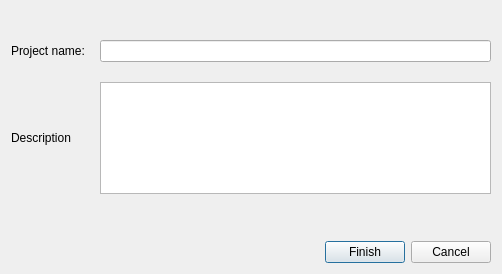
<?xml version="1.0" encoding="UTF-8"?>
<ui version="4.0">
 <class>NewProjectDialog</class>
 <widget class="QDialog" name="NewProjectDialog">
  <property name="geometry">
   <rect>
    <x>0</x>
    <y>0</y>
    <width>502</width>
    <height>274</height>
   </rect>
  </property>
  <property name="windowTitle">
   <string>New Project</string>
  </property>
  <layout class="QVBoxLayout" name="verticalLayout">
   <property name="topMargin">
    <number>40</number>
   </property>
   <item>
    <layout class="QGridLayout" name="gridLayout">
     <property name="horizontalSpacing">
      <number>15</number>
     </property>
     <property name="verticalSpacing">
      <number>20</number>
     </property>
     <item row="1" column="0">
      <widget class="QLabel" name="label_3">
       <property name="text">
        <string>Description</string>
       </property>
      </widget>
     </item>
     <item row="0" column="2">
      <widget class="QLineEdit" name="ledit_task_name"/>
     </item>
     <item row="0" column="0">
      <widget class="QLabel" name="label">
       <property name="text">
        <string>Project name:</string>
       </property>
      </widget>
     </item>
     <item row="1" column="2">
      <widget class="QPlainTextEdit" name="plainText_descript">
       <property name="minimumSize">
        <size>
         <width>0</width>
         <height>100</height>
        </size>
       </property>
      </widget>
     </item>
    </layout>
   </item>
   <item>
    <spacer name="verticalSpacer">
     <property name="orientation">
      <enum>Qt::Orientation::Vertical</enum>
     </property>
     <property name="sizeType">
      <enum>QSizePolicy::Policy::MinimumExpanding</enum>
     </property>
     <property name="sizeHint" stdset="0">
      <size>
       <width>20</width>
       <height>41</height>
      </size>
     </property>
    </spacer>
   </item>
   <item>
    <layout class="QHBoxLayout" name="horizontalLayout_2">
     <item>
      <spacer name="horizontalSpacer">
       <property name="orientation">
        <enum>Qt::Orientation::Horizontal</enum>
       </property>
       <property name="sizeHint" stdset="0">
        <size>
         <width>40</width>
         <height>20</height>
        </size>
       </property>
      </spacer>
     </item>
     <item>
      <widget class="QPushButton" name="btn_finished">
       <property name="text">
        <string>Finish</string>
       </property>
      </widget>
     </item>
     <item>
      <widget class="QPushButton" name="btn_cancel">
       <property name="text">
        <string>Cancel</string>
       </property>
      </widget>
     </item>
    </layout>
   </item>
  </layout>
 </widget>
 <resources/>
 <connections/>
</ui>
